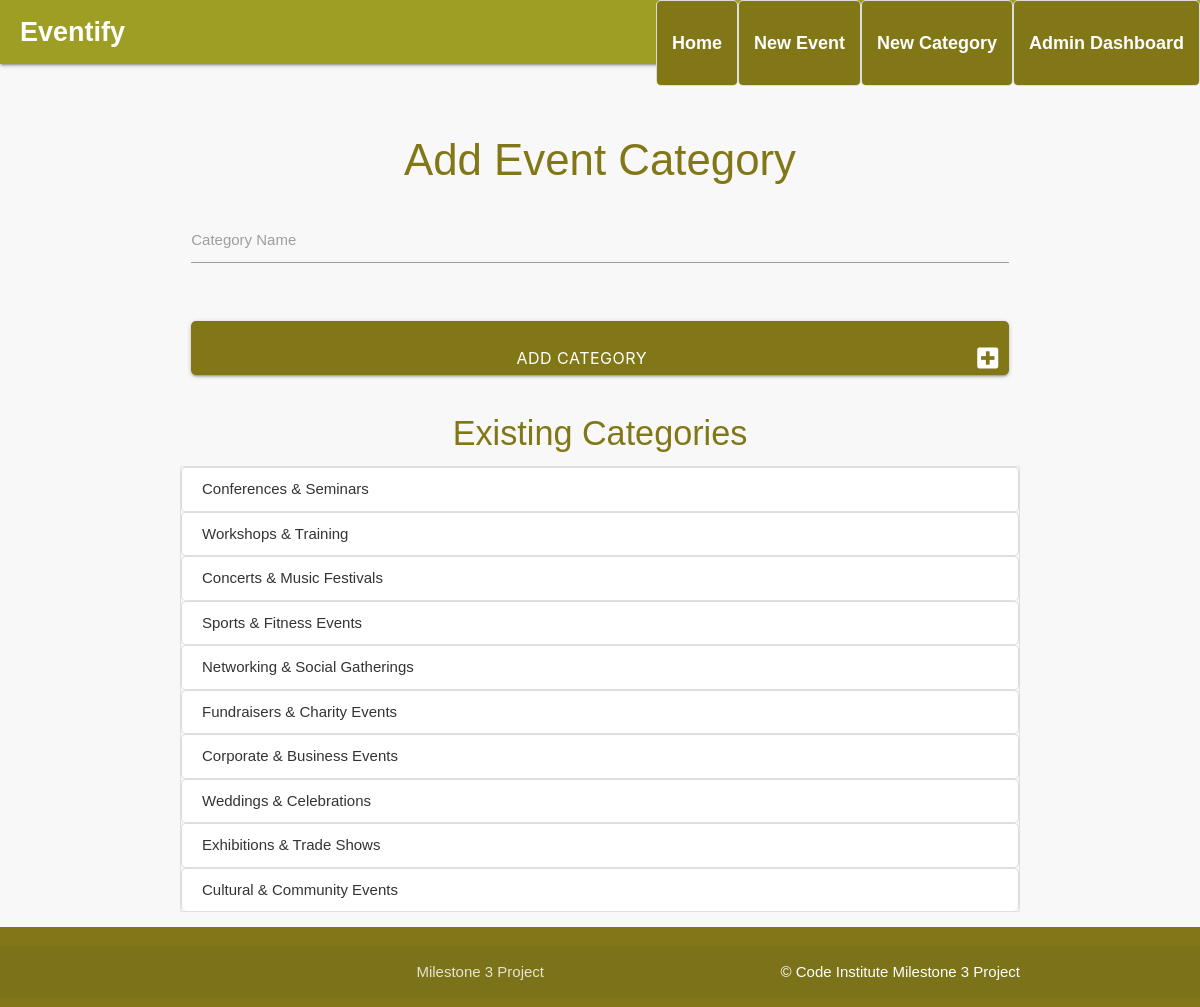
Page /add_category on the committed database.
### eventify/models.py (models this page shows)
class Category(db.Model):
    id = db.Column(db.Integer, primary_key=True)
    name = db.Column(db.String(50), unique=True, nullable=False)
    events = db.relationship('Event', backref='category', lazy=True)

### eventify/routes.py (the view, shortened to what this page needs)
@app.route("/add_category", methods=["GET", "POST"])
def add_category():
    categories = Category.query.all()  # Fetch all categories to display
    return render_template("add_category.html", categories=categories)

### eventify/__init__.py (called while the page is built)
@app.context_processor
def inject_user():
    return dict(user=current_user)

### eventify/templates/add_category.html (shortened to what this page needs)
{% extends "base.html" %}
{% block content %}
    <h3 class="center-align lime-text text-darken-4">Add Event Category</h3>
    <form method="POST" action="{{ url_for('add_category') }}" class="row">
        <div class="input-field col s12">
            <input type="text" name="name" id="name" required>
            <label for="name">Category Name</label>
        </div>
        <div class="row">
            <div class="col s12 center-align">
                <button type="submit" class="btn-large lime darken-4">
                    Add Category <i class="fas fa-plus-square right"></i>
                </button>
            </div>
        </div>
    </form>
    <h4 class="center-align lime-text text-darken-4">Existing Categories</h4>
    <ul class="collection">
        {% for category in categories %}
            <li class="collection-item">
                {{ category.name }}
            </li>
        {% else %}
            <li class="collection-item">No categories available.</li>
        {% endfor %}
    </ul>
{% endblock %}

### eventify/static/css/style.css (style rules this page uses)
body { display: flex; min-height: 100vh; flex-direction: column; font-family: Arial, sans-serif; background-color: #f8f8f8; color: #333; }
ul { list-style-type: none; padding: 0; }
ul li { background-color: #fff; border: 1px solid #ddd; padding: 10px; margin-bottom: 10px; border-radius: 5px; }
input[type="text"], input[type="datetime-local"], textarea { width: 100%; padding: 10px; margin-bottom: 10px; border-radius: 4px; border: 1px solid #ccc; }
button { background-color: #827717; color: white; border: none; padding: 10px 15px; border-radius: 4px; cursor: pointer; }
.input-field { margin-bottom: 30px; }
.input-field label { margin-bottom: 5px; }
.center-align { margin-top: 20px; }
button[type="submit"] { width: 100%; padding: 10px; background-color: #388e3c; color: white; border: none; border-radius: 5px; cursor: pointer; font-size: 16px; }

### rows in the picture
Category: name "Conferences & Seminars"
Category: name "Workshops & Training"
Category: name "Concerts & Music Festivals"
Category: name "Sports & Fitness Events"
Category: name "Networking & Social Gatherings"
Category: name "Fundraisers & Charity Events"
Category: name "Corporate & Business Events"
Category: name "Weddings & Celebrations"
Category: name "Exhibitions & Trade Shows"
Category: name "Cultural & Community Events"
